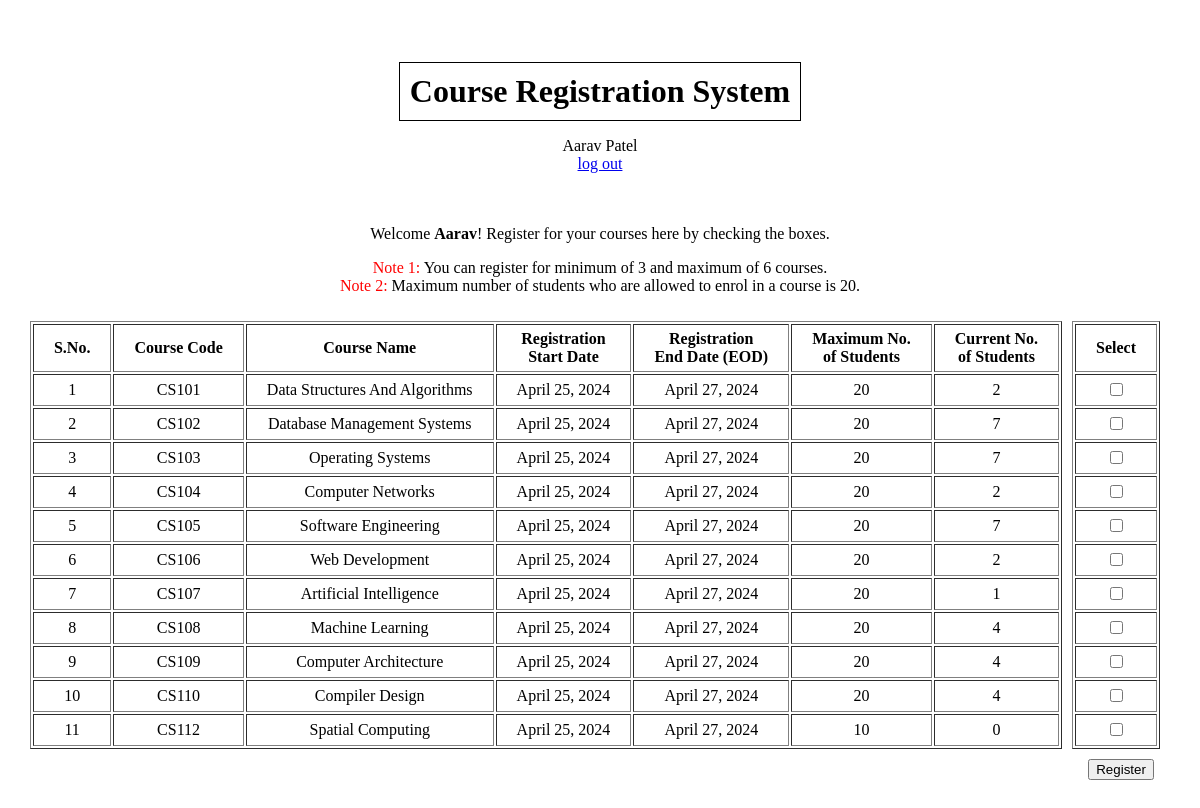
Before: /studentHome1/ (signed in) with the older database file.
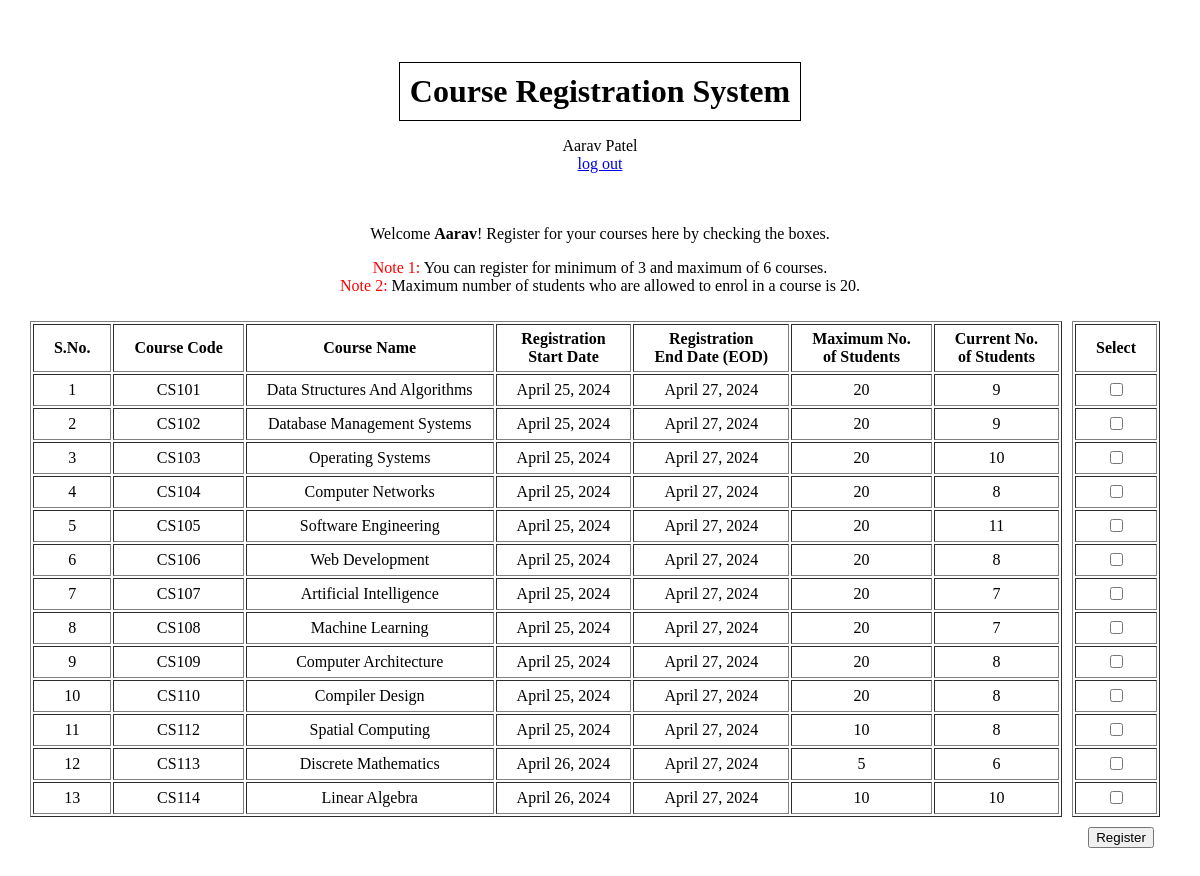
After: the same page with the newer database file.
### authentication/models.py (models this page shows)
class User(AbstractUser):
    PROFESSOR = 'Professor'
    STUDENT = 'Student'
    REGISTRAR='Registrar'
    ROLE_CHOICES = (
        (PROFESSOR, 'Professor'),
        (STUDENT, 'Student'),
        (REGISTRAR, 'Registrar'),
    )
    role = models.CharField(max_length=30, choices=ROLE_CHOICES, default='Student')
    email = models.EmailField(unique=True)
    username=None
    USERNAME_FIELD = 'email'
    registration_status=models.BooleanField(default=False)
    REQUIRED_FIELDS = []
    first_name = models.CharField(max_length=20)
    last_name = models.CharField(max_length=20)
    course_count=models.IntegerField(default=0)
    objects = CustomUserManager()

### registrar/models.py (models this page shows, shortened)
class ListCourses(models.Model):
    code = models.ForeignKey(AllCourses, on_delete = models.CASCADE)
    professor = models.ForeignKey(User, on_delete = models.CASCADE, limit_choices_to = {'role' : 'Professor'})
    start_date = models.DateTimeField()
    end_date = models.DateTimeField()
    max_students = models.IntegerField(validators = [
        MinValueValidator(1),
        MaxValueValidator(100),
        ])
    student_count = models.IntegerField(default=0)

class AllCourses(models.Model):
    code=models.CharField(max_length=10, unique=True)
    name=models.CharField(max_length=255, unique=True)

### student/views.py (the view)
# urls.py: path('studentHome1/', student.views.student_home, name='studentHome1'),  # If registration_status = False
@login_required
def student_home(request):
    total_listed_courses = len(ListCourses.objects.all())
    SelectCourseFormSet = formset_factory(forms.SelectCourseForm, extra=total_listed_courses)
    courses=ListCourses.objects.all()
    if request.method == 'POST':
        formset = SelectCourseFormSet(request.POST)
        if formset.is_valid():
            selected_courses_count = 0
            for form, course in zip(formset, courses):
                if form.clean()['select'] == True:  # clean() is a custom method based on cleaned_data() defined in SelectCourseForm class
                    selected_courses_count += 1
                    selected_course=ListCourses.objects.get(code = course.code.pk)
                    if selected_course.student_count >= selected_course.max_students:
                        failure=True
                        message=f'<strong><span style="display: inline; color: red;">Error:</span></strong> You cannot register for <strong>{selected_course.code.code} - {selected_course.code.name}</strong> course as maximum of <strong>{selected_course.max_students}</strong> students could only register for it.'
                        return render(request, 'student/success_failure.html', {'message' : message, 'failure' : failure})
            if 3 <= selected_courses_count <= 6:
                for form, course in zip(formset, courses):
                    status = form.clean()['select']
                    reg_course= RegisteredCourses.objects.create(
                        student= User.objects.get(email = request.user),  # user_id is FK in model class, so it must be an instance of User class.
                        code = course.code,
                        select = status
                    )
                    if status == True:
                        course.student_count = F('student_count') + 1
                        course.save()
                    reg_course.save()
                user_object = User.objects.get(email = request.user)
                user_object.registration_status = True
                user_object.save()
                failure=False
                message=f'You have successfully registered for {selected_courses_count} courses'
            else:
                failure=True
                message='<strong><span style="display: inline; color: red;">Error:</span></strong> You are only allowed to register for minimum of 3 and maximum of 6 courses.'
            return render(request, 'student/success_failure.html', {'message' : message, 'failure':failure})
        else:
            formset = SelectCourseFormSet()
            return render(request, 'student/student_home.html', {'formset' : formset, 'courses' : courses})
    else:
        formset = SelectCourseFormSet()
        return render(request, 'student/student_home.html', {'courses':courses, 'formset': formset})

### templates/student/student_home.html (shortened to what this page needs)
{% extends 'base.html' %}
{% block content %}
    <p>Welcome <strong>{{request.user.first_name}}</strong>! Register for your courses here by checking the boxes.</p>
    <p>
        <p style="display: inline; color: red;">Note 1:</p> You can register for minimum of 3 and maximum of 6 courses.<br>
        <p style="display: inline; color: red;">Note 2:</p> Maximum  number of students who are allowed to enrol in a course is 20.<br>
    </p>
    <div style="display: flex; justify-content: center;">
        <div style="margin-right: 20px;">
            <table border="1" style="margin: 10px auto; text-align: center; margin-right: -10px;">
                <thead>
                    <tr>
                        <th style="height: 30px;">S.No.</th>
                        <th>Course Code</th>
                        <th>Course Name</th>
                        <th>Registration <br> Start Date</th>
                        <th>Registration <br> End Date (EOD)</th>
                        <th>Maximum No. <br> of Students</th>
                        <th>Current No. <br> of Students</th>
                    </tr>
                </thead>
                <tbody>
                {% for course in courses %}
                    <tr>
                        <td style="height: 20px;">{{forloop.counter}}</td>
                        <td>{{course.code.code}}</td>
                        <td>{{course.code.name}}</td>
                        <td>{{course.start_date.date}}</td>
                        <td>{{course.end_date.date}}</td>
                        <td>{{course.max_students}}</td>
                        <td>{{course.student_count}}</td>
                    </tr>
                {% endfor %}
                </tbody>
            </table>
        </div>
        <div>
            <form id="courseSelectionForm" method="post">
                <table border="1" style="margin: 10px auto; text-align: center;margin-right: 10px;">
                    <thead>
                        <tr>
                            <th style="height: 36px;">Select</th>
                        </tr>
                    </thead>
                    <tbody>
                    {% for form in formset %}
                        <tr>
                            <td style="height: 20px">{{form.select}}</td>
                        </tr>
                    {% endfor %}
                    </tbody>
                </table>
                <button type="submit" onclick="return confirmSubmit()">Register</button>
            </form>
        </div>
    </div>
    <br><br><br><br><br>
{% endblock content %}

### templates/base.html (shortened to what this page needs)
<!DOCTYPE html>
<html lang="en">
    <head>
    </head>
    <body>
        <br><br><br>
        <h1>Course Registration System</h1>
        {%  if user.is_authenticated %}
            <p>
                {{user.first_name}} {{user.last_name}}<br><a href="{% url 'logout' %}">log out</a>
                <br><br><br>
            </p>
        {% endif %}
        {% block content %} {% endblock content %}
    </body>
</html>

### templates/base.html (style rules this page uses)
body { text-align: center; / }
h1 { display: inline-block; border: 1px solid black; padding: 10px; margin: 0 auto; }
th, td { padding: 5px; padding-left: 20px; padding-right: 20px; }

Changed rows visible on the page:
changed ListCourses "CS101": student_count "2" → "9"
changed ListCourses "CS102": student_count "7" → "9"
changed ListCourses "CS103": student_count "7" → "10"
changed ListCourses "CS104": student_count "2" → "8"
changed ListCourses "CS105": student_count "7" → "11"
changed ListCourses "CS106": student_count "2" → "8"
changed ListCourses "CS107": student_count "1" → "7"
changed ListCourses "CS108": student_count "4" → "7"
changed ListCourses "CS109": student_count "4" → "8"
changed ListCourses "CS110": student_count "4" → "8"
changed ListCourses "CS112": student_count "0" → "8"
added ListCourses: code.code "CS113", code.name "Discrete Mathematics", start_date "April 26, 2024", end_date "April 27, 2024", max_students "5", student_count "6"
added ListCourses: code.code "CS114", code.name "Linear Algebra", start_date "April 26, 2024", end_date "April 27, 2024", max_students "10", student_count "10"
